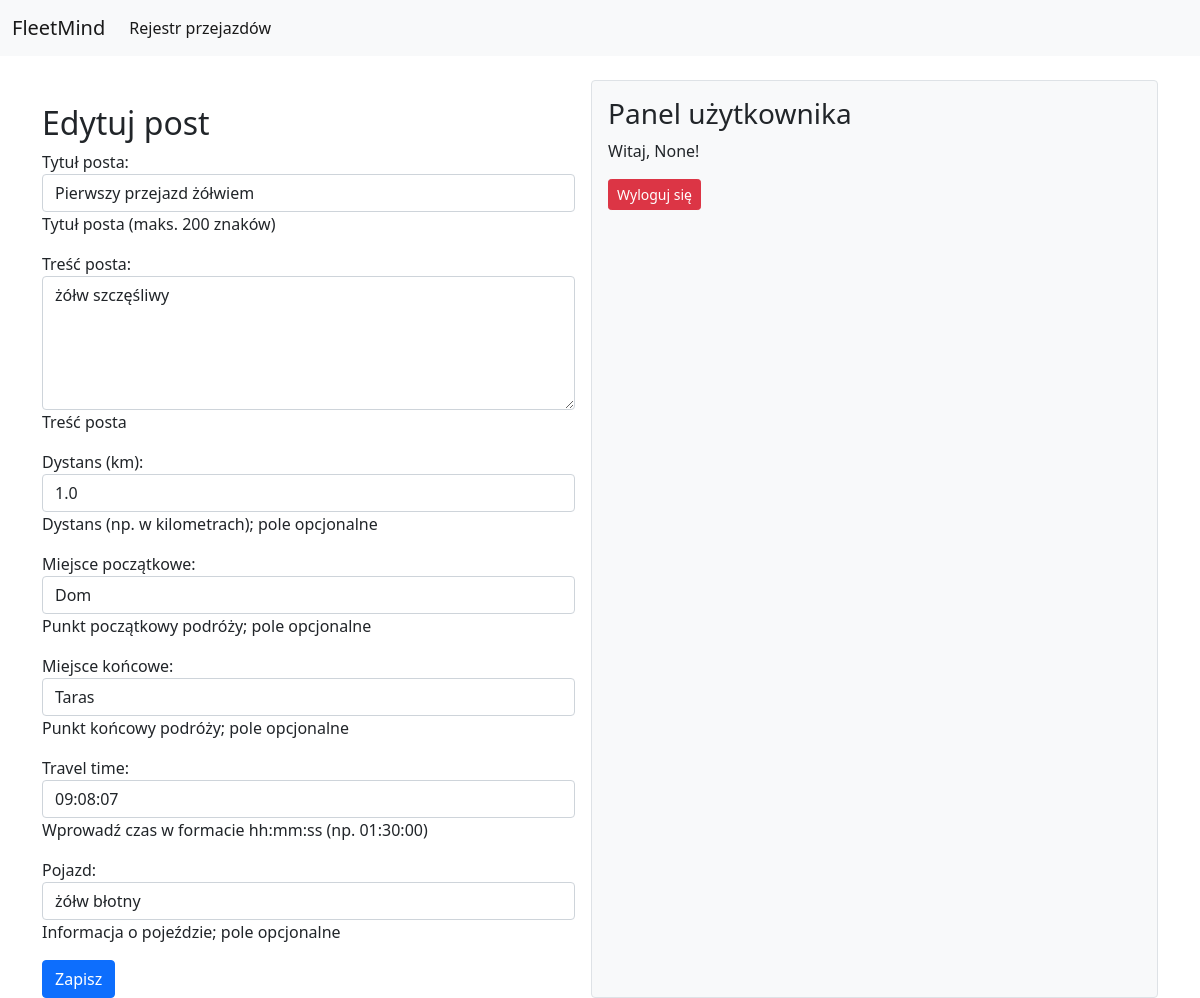
/posts/update/3/ (signed in), run on the app's committed database.
### Fleet/models.py (models this page shows, shortened)
class Post(models.Model):
    title = models.CharField(
        max_length=200,
        help_text="Tytuł posta (maks. 200 znaków)"
    )
    content = models.TextField(
        help_text="Treść posta"
    )
    create_at = models.DateTimeField(
        auto_now_add=True,
        help_text="Data i czas utworzenia posta (ustawiane automatycznie)"
    )
    author = models.ForeignKey(
        User,
        on_delete=models.CASCADE,
        help_text="Autor posta (odniesienie do modelu User)"
    )
    distance = models.FloatField(
        blank=True,
        null=True,
        help_text="Dystans (np. w kilometrach); pole opcjonalne"
    )
    start_location = models.CharField(
        max_length=255,
        blank=True,
        null=True,
        help_text="Punkt początkowy podróży; pole opcjonalne"
    )
    end_location = models.CharField(
        max_length=255,
        blank=True,
        null=True,
        help_text="Punkt końcowy podróży; pole opcjonalne"
    )
    travel_time = models.DurationField(
        blank=True,
        null=True,
        help_text="Czas podróży; pole opcjonalne"
    )
    vehicle = models.CharField(
        max_length=100,
        blank=True,
        null=True,
        help_text="Informacja o pojeździe; pole opcjonalne"
    )

class Profile(models.Model):
    user = models.OneToOneField(User, on_delete=models.CASCADE)
    display_name = models.CharField(max_length=50, blank=True, null=True)

### Fleet/views/post_views.py (the view)
# urls.py: path('posts/update/<int:post_id>/', update_post, name='update_post'),
@login_required
def update_post(request, post_id):
    post = get_object_or_404(Post, id=post_id)
    form = PostForm(request.POST or None, instance=post)
    if request.method == "POST" and form.is_valid():
        form.save()
        return redirect("post_list")
    return render(request, "Fleet/post_form.html", {"form": form, "title": "Edytuj post"})

### Fleet/templates/Fleet/post_form.html (shortened to what this page needs)
{% extends "Fleet/base.html" %}
{% block content %}
<div class="mt-4">
    <h2>{{ title }}</h2>
    <form method="POST">
        {{ form.as_p }}
        <button type="submit" class="btn btn-primary">Zapisz</button>
    </form>
</div>
{% endblock %}

### Fleet/templates/Fleet/base.html (shortened to what this page needs)
<!doctype html>
<html lang="pl">
{% load static %}
  <head>
    <link href="https://cdnjs.cloudflare.com/ajax/libs/bootstrap/5.0.2/css/bootstrap.min.css" rel="stylesheet">
    <link rel="stylesheet" href="https://cdn.datatables.net/1.13.4/css/jquery.dataTables.min.css" />
    <link rel="stylesheet" type="text/css" href="{% static 'css/style.css' %}">
    <link rel="stylesheet" href="https://cdn.jsdelivr.net/npm/bootstrap-icons/font/bootstrap-icons.css">
  </head>
  <body>
    <nav class="navbar navbar-expand-lg navbar-light bg-light">
      <div class="container-fluid">
        <a class="navbar-brand" href="{% url 'post_list' %}">FleetMind</a>
        <div class="collapse navbar-collapse" id="navbarNavDropdown">
          <ul class="navbar-nav">
            <li class="nav-item">
              <a class="nav-link active" aria-current="page" href="{% url 'post_list' %}">Rejestr przejazdów</a>
            </li>
          </ul>
        </div>
      </div>
    </nav>
    <div class="container d-flex mt-4">
      <div class="main-content flex-grow-1">
        {% block content %}{% endblock %}
      </div>
      {% block sidebar %}
      <div class="user-panel ms-3 p-3 bg-light border rounded" style="width: 250px;">
        {% if user.is_authenticated %}
          <h3>Panel użytkownika</h3>
          <p>Witaj, {{ user.profile.display_name }}!</p>
          <form method="post" action="{% url 'logout' %}">
            <button type="submit" class="btn btn-danger btn-sm">Wyloguj się</button>
          </form>
        {% else %}
          <p><a href="{% url 'login' %}" class="btn btn-success">Zaloguj się</a></p>
        {% endif %}
      </div>
      {% endblock %}
    </div>
  </body>
</html>

### Fleet/static/css/style.css (style rules this page uses)
.container { display: flex; justify-content: space-between; }
.main-content { flex: 3; }
.user-panel { flex: 1; padding: 20px; background-color: #f8f9fa; border-left: 2px solid #ddd; min-width: 250px; }

### data on the page
Post: title "Pierwszy przejazd żółwiem", content "żółw szczęśliwy", distance "1.0", start_location "Dom", end_location "Taras", travel_time "09:08:07", vehicle "żółw błotny"

### other printed values
{{ title }} "Edytuj post"
{{ user.profile.display_name }} "None"
